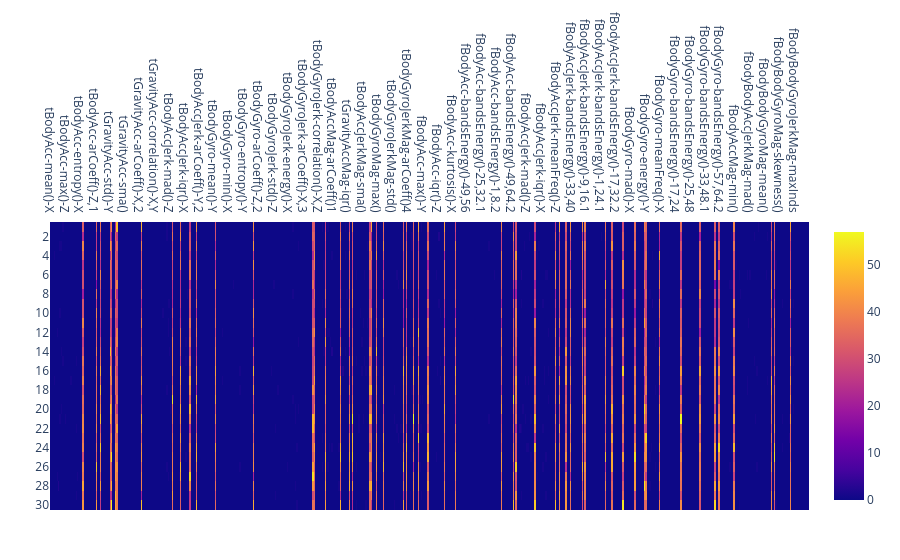

Notebook source saved alongside this figure:
### Code cell
missingMatrix = zeros(Int, size(dataset))

for (i, col) in enumerate(eachcol(dataset))
    for j in eachindex(col)
        missingMatrix[j, i] = ismissing(col[j]) ? 1 : 0
    end
end

unique_subjects = sort(unique(subjects), rev=true)
indicesPerIndividual =
    [findall(==(s), subjects) for s in unique_subjects]

missingsPerIndividual = reduce(vcat,
    [sum(missingMatrix[indices, :], dims=1) for indices in indicesPerIndividual]
)

PlotlyJS.plot(
    PlotlyJS.heatmap(
        x = names(dataset),
        y = string.(unique_subjects),
        z = missingsPerIndividual
    ),
    PlotlyJS.Layout(xaxis_side = "top")
)

### Figure 1 — Plotly figure (JSON) as saved in the notebook; plotly's stock layout.template omitted (floating-point values rounded to 4 significant figures; data arrays with more than 128 entries replaced by an {"elided": "..."} marker saying what was removed)
{"data": [{"transpose": true, "type": "heatmap", "x": {"elided": "561 str values"}, "y": ["30", "29", "28", "27", "26", "25", "24", "23", "22", "21", "20", "19", "18", "17", "16", "15", "14", "13", "12", "11", "10", "9", "8", "7", "6", "5", "4", "3", "2", "1"], "z": {"elided": "561x30 int values"}}], "layout": {"margin": {"b": 50, "l": 50, "r": 50, "t": 60}, "xaxis": {"side": "top"}}}
